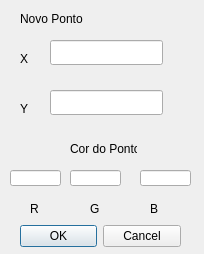
<?xml version="1.0" encoding="UTF-8"?>
<ui version="4.0">
 <class>Dialog</class>
 <widget class="QDialog" name="Dialog">
  <property name="geometry">
   <rect>
    <x>0</x>
    <y>0</y>
    <width>204</width>
    <height>254</height>
   </rect>
  </property>
  <property name="windowTitle">
   <string>Dialog</string>
  </property>
  <widget class="QDialogButtonBox" name="buttonBox">
   <property name="geometry">
    <rect>
     <x>20</x>
     <y>220</y>
     <width>161</width>
     <height>32</height>
    </rect>
   </property>
   <property name="orientation">
    <enum>Qt::Horizontal</enum>
   </property>
   <property name="standardButtons">
    <set>QDialogButtonBox::Cancel|QDialogButtonBox::Ok</set>
   </property>
  </widget>
  <widget class="QLabel" name="label">
   <property name="geometry">
    <rect>
     <x>20</x>
     <y>10</y>
     <width>91</width>
     <height>17</height>
    </rect>
   </property>
   <property name="text">
    <string>Novo Ponto</string>
   </property>
  </widget>
  <widget class="QLabel" name="label_2">
   <property name="geometry">
    <rect>
     <x>20</x>
     <y>50</y>
     <width>16</width>
     <height>17</height>
    </rect>
   </property>
   <property name="text">
    <string>X</string>
   </property>
  </widget>
  <widget class="QLabel" name="label_3">
   <property name="geometry">
    <rect>
     <x>20</x>
     <y>100</y>
     <width>67</width>
     <height>17</height>
    </rect>
   </property>
   <property name="text">
    <string>Y</string>
   </property>
  </widget>
  <widget class="QLineEdit" name="xValue">
   <property name="geometry">
    <rect>
     <x>50</x>
     <y>40</y>
     <width>113</width>
     <height>25</height>
    </rect>
   </property>
  </widget>
  <widget class="QLineEdit" name="yValue">
   <property name="geometry">
    <rect>
     <x>50</x>
     <y>90</y>
     <width>113</width>
     <height>25</height>
    </rect>
   </property>
  </widget>
  <widget class="QLineEdit" name="rValue">
   <property name="geometry">
    <rect>
     <x>10</x>
     <y>170</y>
     <width>51</width>
     <height>16</height>
    </rect>
   </property>
  </widget>
  <widget class="QLineEdit" name="gValue">
   <property name="geometry">
    <rect>
     <x>70</x>
     <y>170</y>
     <width>51</width>
     <height>16</height>
    </rect>
   </property>
  </widget>
  <widget class="QLineEdit" name="bValue">
   <property name="geometry">
    <rect>
     <x>140</x>
     <y>170</y>
     <width>51</width>
     <height>16</height>
    </rect>
   </property>
  </widget>
  <widget class="QLabel" name="label_4">
   <property name="geometry">
    <rect>
     <x>30</x>
     <y>200</y>
     <width>67</width>
     <height>17</height>
    </rect>
   </property>
   <property name="text">
    <string>R</string>
   </property>
  </widget>
  <widget class="QLabel" name="label_5">
   <property name="geometry">
    <rect>
     <x>90</x>
     <y>200</y>
     <width>67</width>
     <height>17</height>
    </rect>
   </property>
   <property name="text">
    <string>G</string>
   </property>
  </widget>
  <widget class="QLabel" name="label_6">
   <property name="geometry">
    <rect>
     <x>150</x>
     <y>200</y>
     <width>67</width>
     <height>17</height>
    </rect>
   </property>
   <property name="text">
    <string>B</string>
   </property>
  </widget>
  <widget class="QLabel" name="label_7">
   <property name="geometry">
    <rect>
     <x>70</x>
     <y>140</y>
     <width>67</width>
     <height>17</height>
    </rect>
   </property>
   <property name="text">
    <string>Cor do Ponto</string>
   </property>
  </widget>
 </widget>
 <resources/>
 <connections>
  <connection>
   <sender>buttonBox</sender>
   <signal>accepted()</signal>
   <receiver>Dialog</receiver>
   <slot>accept()</slot>
   <hints>
    <hint type="sourcelabel">
     <x>180</x>
     <y>251</y>
    </hint>
    <hint type="destinationlabel">
     <x>157</x>
     <y>253</y>
    </hint>
   </hints>
  </connection>
  <connection>
   <sender>buttonBox</sender>
   <signal>rejected()</signal>
   <receiver>Dialog</receiver>
   <slot>reject()</slot>
   <hints>
    <hint type="sourcelabel">
     <x>180</x>
     <y>251</y>
    </hint>
    <hint type="destinationlabel">
     <x>203</x>
     <y>253</y>
    </hint>
   </hints>
  </connection>
 </connections>
</ui>
